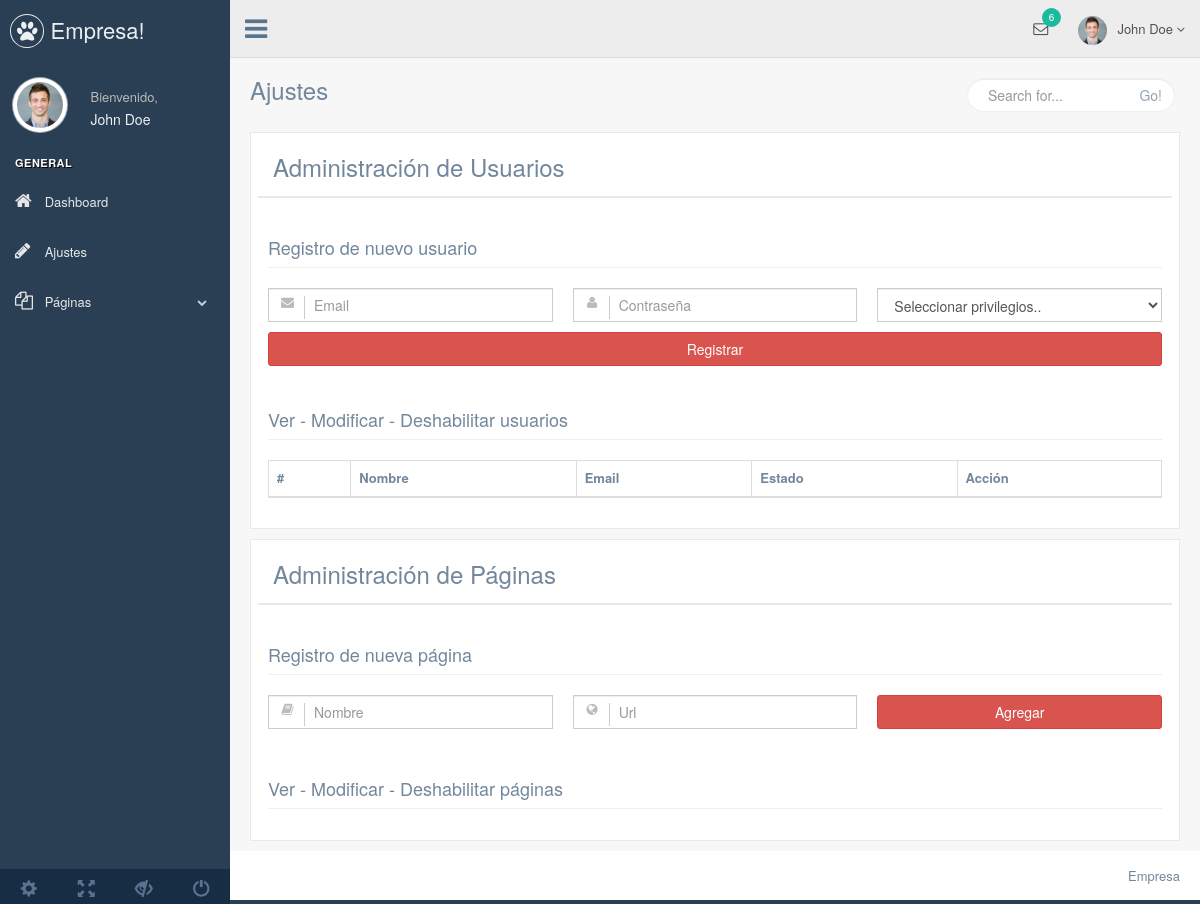
The page /index.php/backend/ajustes on the database as committed earlier.
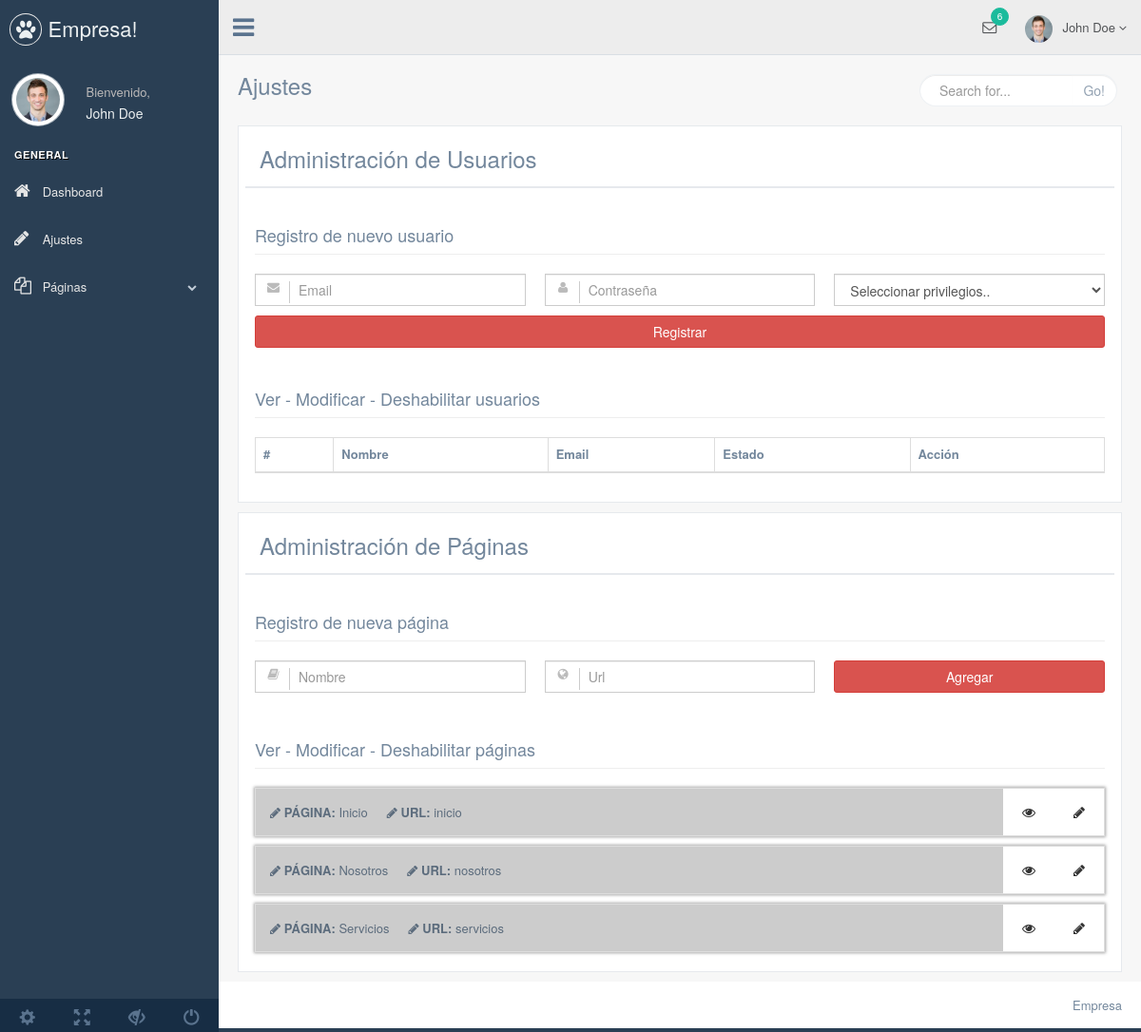
The same page on the database as committed later.
### tables this page shows
CREATE TABLE `pages` (
  `page_id` int(11) NOT NULL,
  `name` varchar(45) DEFAULT NULL,
  `url` varchar(45) DEFAULT NULL,
  `state_id` int(11) DEFAULT NULL,
  `position` int(11) DEFAULT NULL,
  `page_type_id` int(11) DEFAULT NULL
);

### application/controllers/Backend.php (called while the page is built, shortened)
<?php
class Backend extends CI_Controller {
	public function __construct() {
		$this->load->model("pages");
		$this->load->model("datas");
	}
	public function ajustes() {
		$data = array(
			'pages' => $this->pages->find_all()
		);
		$this->load->view('backend/inc/header', $data);
		$this->load->view('backend/settings_view');
		$this->load->view('backend/inc/footer');
	}
}

### index.php (called while the page is built, shortened)
<?php
require_once BASEPATH.'core/CodeIgniter.php';

### application/models/Pages.php (called while the page is built, shortened)
<?php
class Pages extends CI_Model {
	public function find_all() {
		$this->db->order_by('position', 'ASC');
		$query = $this->db->get('pages');
		return $query->result();
	}
}

### application/views/backend/settings_view.php (the view, shortened to what this page needs)
<div class="right_col" role="main">
  <div class="">
    <div class="page-title">
      <div class="title_left">
        <h3>Ajustes</h3>
      </div>
      <div class="title_right">
        <div class="col-md-5 col-sm-5 col-xs-12 form-group pull-right top_search">
          <div class="input-group">
            <input type="text" class="form-control" placeholder="Search for...">
            <span class="input-group-btn">
              <button class="btn btn-default" type="button">Go!</button>
            </span>
          </div>
        </div>
      </div>
    </div>
    <div class="clearfix"></div>
    <div class="row">
    <div class="col-md-12 col-sm-12 col-xs-12">
      <div class="x_panel">
        <div class="row x_title">
          <div class="col-md-6">
            <h3>Administración de Usuarios</h3>
          </div>
        </div>
        <h2 class="page-header">Registro de nuevo usuario</h2>
        <div class="row">
            <form id="add_data_user" action="<?= base_url('new_user') ?>" class="form-horizontal form-label-left input_mask" >
                <div class="col-md-4 col-sm-6 col-xs-12 form-group has-feedback">
                  <input type="text" class="form-control has-feedback-left" name="email" placeholder="Email" required>
                </div>
                <div class="col-md-4 col-sm-6 col-xs-12 form-group has-feedback">
                  <input type="password" class="form-control has-feedback-left" name="password" placeholder="Contraseña" required>
                </div>
                <div class="col-md-4 col-sm-6 col-xs-12 form-group has-feedback">
                  <select id="heard" class="form-control" name="" required>
                    <option value="">Seleccionar privilegios..</option>
                  </select>
                </div>
                <div class="col-md-12 col-sm-6 col-xs-12 form-group has-feedback">
                  <button type="submit" class="btn btn-danger col-md-12">Registrar</button>
                </div>
              </form>
        </div>
        <h2 class="page-header">Ver - Modificar - Deshabilitar usuarios</h2>
        <div class="row">
          <div class="col-md-12">
            <table class="table table-striped table-bordered" id="table_data_user">
                <thead>
                  <tr>
                    <th>#</th>
                    <th>Nombre</th>
                    <th>Email</th>
                    <th>Estado</th>
                    <th>Acción</th>
                  </tr>
                </thead>
            </table>
          </div>
        </div>
      </div>
    </div>
  </div>
    <div class="row">
    <div class="col-md-12 col-sm-12 col-xs-12">
      <div class="x_panel">
        <div class="row x_title">
          <div class="col-md-6">
            <h3>Administración de Páginas</h3>
          </div>
        </div>
        <h2 class="page-header">Registro de nueva página </h2>
        <div class="row">
            <form id="add_data_page" action="<?= base_url('new_page') ?>" class="form-horizontal form-label-left input_mask" >
              <div class="col-md-4 col-sm-6 col-xs-12 form-group has-feedback">
                <input type="text" class="form-control has-feedback-left" name="name_page" placeholder="Nombre" required>
              </div>
              <div class="col-md-4 col-sm-6 col-xs-12 form-group has-feedback">
                <input type="text" class="form-control has-feedback-left" name="url_page" placeholder="Url" required>
              </div>
              <div class="col-md-4 col-sm-6 col-xs-12 form-group has-feedback">
                <button type="submit" class="btn btn-danger col-md-12">Agregar</button>
              </div>
            </form>
        </div>
        <h2 class="page-header">Ver - Modificar - Deshabilitar páginas</h2>
        <div class="row">
          <div class="col-xs-12">
              <div id="page-sortable">
                <?php $i = 0; foreach ($pages as $page) {
                  echo '<div class="page-item" data-id="' . $page->page_id . '">
                    <div class="page-block ' . ($page->state_id == 2 ? 'active' : '') . '"></div>
                    <div class="page-content">
                      <div class="page-name">
                        <i class="fa fa-pencil"></i> <strong>PÁGINA:</strong> <span contenteditable="true">' . $page->name . '</span>
                      </div>
                      <div class="page-url">
                        <i class="fa fa-pencil"></i> <strong>URL:</strong> <span contenteditable="true">' . $page->url . '</span>
                      </div>
                    </div>
                    <div class="page-action">
                      <button type="button" class="btn btn-default btn_page_edit_confirm"><i class="fa fa-check"></i></button>
                      <button type="button" class="btn btn-default btn_page_edit_cancel"><i class="fa fa-close"></i></button>
                      <button type="button" class="btn btn-default btn_page_edit_state" data-state="' . $page->state_id . '"><i class="fa fa-eye"></i></button>
                      <button type="button" class="btn btn-default btn_page_edit"><i class="fa fa-pencil"></i></button>
                    </div>
                  </div>';
                } ?>
              </div>
          </div>
        </div>
      </div>
    </div>
  </div>
  </div>
</div>

### application/views/backend/inc/header.php (shortened to what this page needs)
<!DOCTYPE html>
<html lang="es">
  <head>
    <link href="<?= base_url('vendors/bootstrap/dist/css/bootstrap.min.css') ?>" rel="stylesheet">
    <link href="<?= base_url('vendors/font-awesome/css/font-awesome.min.css') ?>" rel="stylesheet">
    <link href="<?= base_url('vendors/nprogress/nprogress.css') ?>" rel="stylesheet">
    <link href="<?= base_url('vendors/iCheck/skins/flat/green.css') ?>" rel="stylesheet">
    <link href="<?= base_url('vendors/bootstrap-progressbar/css/bootstrap-progressbar-3.3.4.min.css') ?>" rel="stylesheet">
    <link href="<?= base_url('vendors/jqvmap/dist/jqvmap.min.css') ?>" rel="stylesheet"/>
    <link href="<?= base_url('vendors/bootstrap-daterangepicker/daterangepicker.css') ?>" rel="stylesheet">
    <link href="<?= base_url('vendors/pnotify/dist/pnotify.css') ?>" rel="stylesheet">
    <link href="<?= base_url('vendors/pnotify/dist/pnotify.buttons.css') ?>" rel="stylesheet">
    <link href="<?= base_url('vendors/pnotify/dist/pnotify.nonblock.css') ?>" rel="stylesheet">
    <link href="<?= base_url('build/css/custom.css') ?>" rel="stylesheet">
    <link href="<?= base_url('assets/template/css/style.css') ?>" rel="stylesheet">
  </head>
  <body class="nav-md">
    <div class="container body">
      <div class="main_container">
        <div class="col-md-3 left_col">
          <div class="left_col scroll-view">
            <div class="navbar nav_title" style="border: 0;">
              <a href="<?= base_url() ?>" class="site_title"><i class="fa fa-paw"></i> <span>Empresa!</span></a>
            </div>
            <div class="profile clearfix">
              <div class="profile_pic">
                <img src="<?= base_url('assets/images/img.jpg') ?>" alt="Foto de perfíl" class="img-circle profile_img">
              </div>
              <div class="profile_info">
                <span>Bienvenido,</span>
                <h2>John Doe</h2>
              </div>
            </div>
            <br />
            <div id="sidebar-menu" class="main_menu_side hidden-print main_menu">
              <div class="menu_section">
                <h3>General</h3>
                <ul class="nav side-menu">
                  <li><a href="<?= base_url('backend/dashboard') ?>"><i class="fa fa-home"></i> Dashboard</a>
                  </li>
                  <li><a href="<?= base_url('backend/ajustes') ?>"><i class="fa fa-pencil"></i> Ajustes</a>
                  </li>
                  <li><a><i class="fa fa-files-o"></i> Páginas <span class="fa fa-chevron-down"></span></a>
                  </li>
                </ul>
              </div>
            </div>
            <div class="sidebar-footer hidden-small">
              <a data-toggle="tooltip" data-placement="top" title="Settings">
                <span class="glyphicon glyphicon-cog" aria-hidden="true"></span>
              </a>
              <a data-toggle="tooltip" data-placement="top" title="FullScreen">
                <span class="glyphicon glyphicon-fullscreen" aria-hidden="true"></span>
              </a>
              <a data-toggle="tooltip" data-placement="top" title="Lock">
                <span class="glyphicon glyphicon-eye-close" aria-hidden="true"></span>
              </a>
              <a data-toggle="tooltip" data-placement="top" title="Logout" href="login.html">
                <span class="glyphicon glyphicon-off" aria-hidden="true"></span>
              </a>
            </div>
          </div>
        </div>
        <div class="top_nav">
          <div class="nav_menu">
            <nav>
              <div class="nav toggle">
                <a id="menu_toggle"><i class="fa fa-bars"></i></a>
              </div>
              <ul class="nav navbar-nav navbar-right">
                <li class="">
                  <a href="javascript:;" class="user-profile dropdown-toggle" data-toggle="dropdown" aria-expanded="false">
                    <img src="<?= base_url('assets/images/img.jpg') ?>" alt="">John Doe
                    <span class=" fa fa-angle-down"></span>
                  </a>
                </li>
                <li role="presentation" class="dropdown">
                  <a href="javascript:;" class="dropdown-toggle info-number" data-toggle="dropdown" aria-expanded="false">
                    <i class="fa fa-envelope-o"></i>
                    <span class="badge bg-green">6</span>
                  </a>
                </li>
              </ul>
            </nav>
          </div>
        </div>

### application/views/backend/inc/footer.php (shortened to what this page needs)
        <footer>
          <div class="pull-right">
            Empresa
          </div>
          <div class="clearfix"></div>
        </footer>
      </div>
    </div>
  </body>
</html>

Rows that differ between the two databases and show on the page:
added pages: name "Inicio", url "inicio"
added pages: name "Nosotros", url "nosotros"
added pages: name "Servicios", url "servicios"
